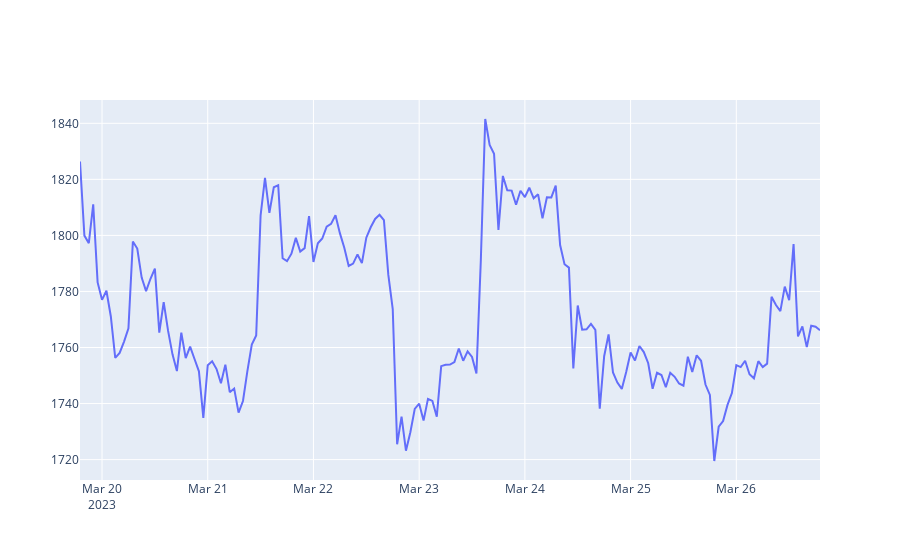
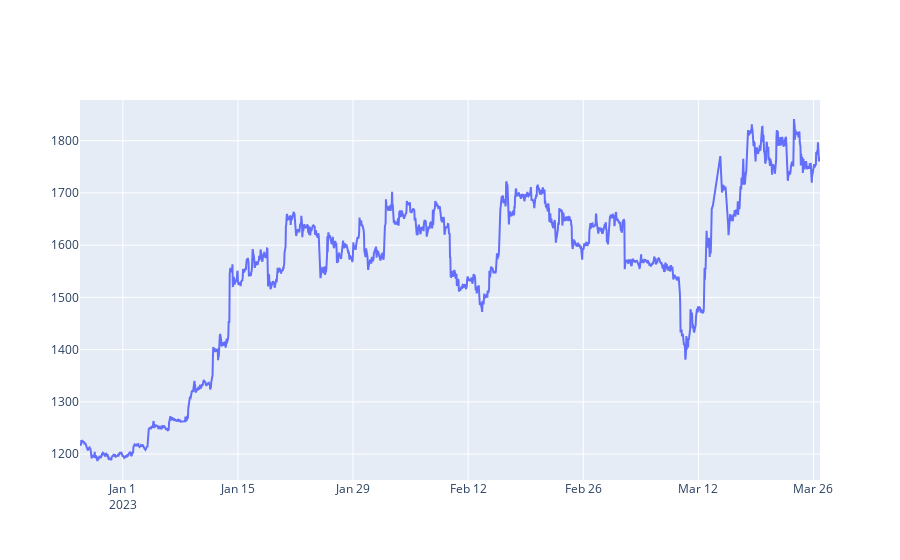

The notebook cell saved with these charts, in order:
### Code cell
from plotly.offline import init_notebook_mode, iplot
init_notebook_mode(connected=True)

def getLine(df_input):
    x = df_input.index
    y = df_input.values
    fig = go.Figure(data=go.Scatter(x = x, y = y))
    fig.show()
    
#------------------------------------------------

#( getLine(getRates('ETH-USD',  '1d',  '1h')) )
( getLine(getRates('ETH-USD',  '1wk',  '1h')) )
( getLine(getRates('ETH-USD',  '3mo',  '1h')) )
#( getLine(getRates('ETH-USD',  '3y',  '1d')) )

### Figure 1 — Plotly figure (JSON) as saved in the notebook; plotly's stock layout.template omitted (floating-point values rounded to 4 significant figures; data arrays with more than 128 entries replaced by an {"elided": "..."} marker saying what was removed)
{"data": [{"x": {"elided": "169 str values"}, "y": {"elided": "169 float values"}, "type": "scatter"}], "layout": {"xaxis": {"type": "date", "range": ["2023-03-19 19:00", "2023-03-26 19:00"], "autorange": true}, "yaxis": {"type": "linear", "range": [1713.0, 1848.0], "autorange": true}, "autosize": true}}

### Figure 2 — Plotly figure (JSON) as saved in the notebook; plotly's stock layout.template omitted (floating-point values rounded to 4 significant figures; data arrays with more than 128 entries replaced by an {"elided": "..."} marker saying what was removed)
{"data": [{"x": {"elided": "2140 str values"}, "y": {"elided": "2140 float values"}, "type": "scatter"}], "layout": {"xaxis": {"type": "date", "range": ["2022-12-26 19:00", "2023-03-26 19:00"], "autorange": true}, "yaxis": {"type": "linear", "range": [1150.0, 1878.0], "autorange": true}, "autosize": true}}
